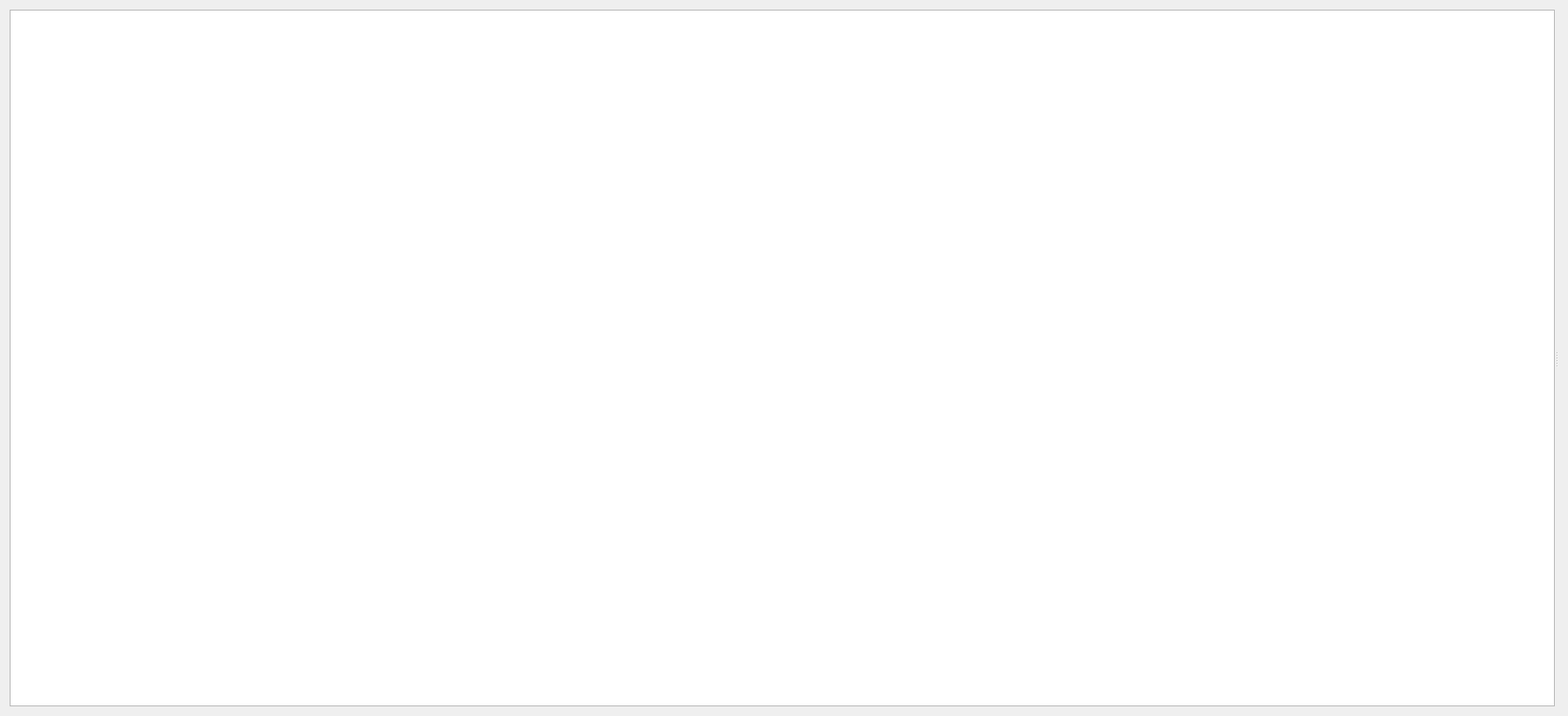
<?xml version="1.0" encoding="UTF-8"?>
<ui version="4.0">
 <class>ResultViewWindow</class>
 <widget class="QDialog" name="ResultViewWindow">
  <property name="geometry">
   <rect>
    <x>0</x>
    <y>0</y>
    <width>1786</width>
    <height>815</height>
   </rect>
  </property>
  <property name="windowTitle">
   <string>Dialog</string>
  </property>
  <layout class="QVBoxLayout" name="verticalLayout_2">
   <item>
    <widget class="QSplitter" name="splitter">
     <property name="orientation">
      <enum>Qt::Horizontal</enum>
     </property>
     <widget class="QTreeView" name="toc">
      <property name="sizePolicy">
       <sizepolicy hsizetype="Preferred" vsizetype="Expanding">
        <horstretch>0</horstretch>
        <verstretch>0</verstretch>
       </sizepolicy>
      </property>
     </widget>
     <widget class="QWidget" name="layoutWidget">
      <layout class="QVBoxLayout" name="verticalLayout">
       <item>
        <widget class="QWidget" name="content" native="true">
         <property name="sizePolicy">
          <sizepolicy hsizetype="MinimumExpanding" vsizetype="Preferred">
           <horstretch>0</horstretch>
           <verstretch>0</verstretch>
          </sizepolicy>
         </property>
        </widget>
       </item>
      </layout>
     </widget>
    </widget>
   </item>
  </layout>
 </widget>
 <resources/>
 <connections/>
</ui>
